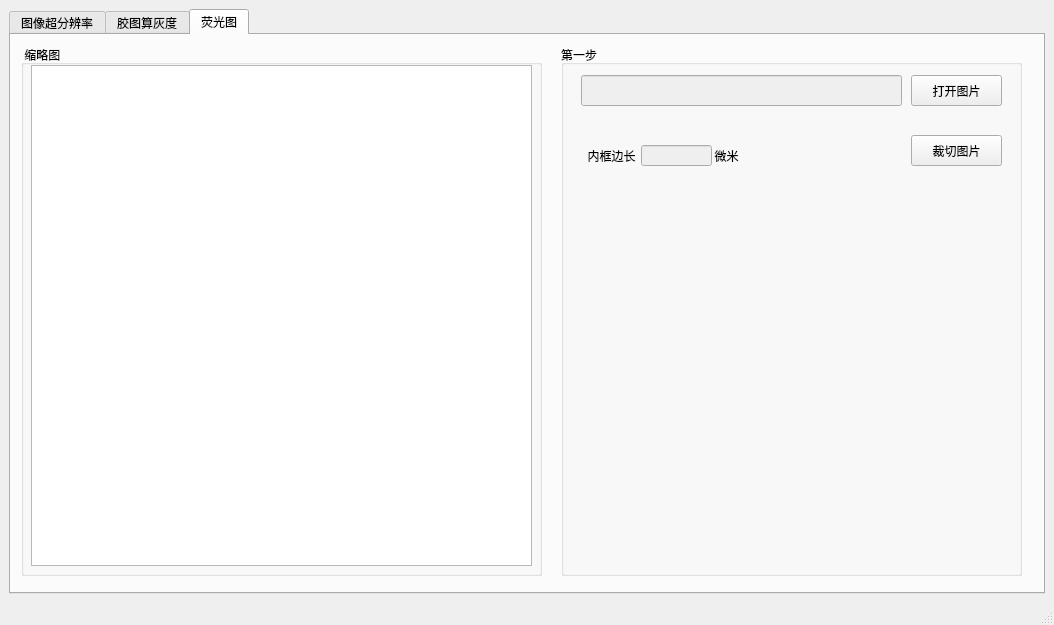
<?xml version="1.0" encoding="UTF-8"?>
<ui version="4.0">
 <class>MainWindow</class>
 <widget class="QMainWindow" name="MainWindow">
  <property name="geometry">
   <rect>
    <x>0</x>
    <y>0</y>
    <width>1054</width>
    <height>625</height>
   </rect>
  </property>
  <property name="windowTitle">
   <string>温文玉和她的父亲们</string>
  </property>
  <widget class="QWidget" name="centralwidget">
   <layout class="QGridLayout" name="gridLayout">
    <item row="0" column="1">
     <widget class="QTabWidget" name="tabWidget">
      <property name="sizePolicy">
       <sizepolicy hsizetype="Expanding" vsizetype="Expanding">
        <horstretch>0</horstretch>
        <verstretch>0</verstretch>
       </sizepolicy>
      </property>
      <property name="currentIndex">
       <number>2</number>
      </property>
      <widget class="QWidget" name="tab">
       <attribute name="title">
        <string>图像超分辨率</string>
       </attribute>
       <widget class="QGroupBox" name="groupBox">
        <property name="geometry">
         <rect>
          <x>10</x>
          <y>10</y>
          <width>521</width>
          <height>531</height>
         </rect>
        </property>
        <property name="title">
         <string> 缩略图</string>
        </property>
        <widget class="QLabel" name="label">
         <property name="geometry">
          <rect>
           <x>10</x>
           <y>20</y>
           <width>501</width>
           <height>501</height>
          </rect>
         </property>
         <property name="text">
          <string/>
         </property>
         <property name="alignment">
          <set>Qt::AlignCenter</set>
         </property>
        </widget>
       </widget>
       <widget class="QGroupBox" name="groupBox_2">
        <property name="geometry">
         <rect>
          <x>550</x>
          <y>10</y>
          <width>461</width>
          <height>131</height>
         </rect>
        </property>
        <property name="title">
         <string>第一步</string>
        </property>
        <widget class="QLineEdit" name="lineEdit">
         <property name="enabled">
          <bool>false</bool>
         </property>
         <property name="geometry">
          <rect>
           <x>20</x>
           <y>30</y>
           <width>321</width>
           <height>31</height>
          </rect>
         </property>
         <property name="readOnly">
          <bool>false</bool>
         </property>
        </widget>
        <widget class="QPushButton" name="pushButton">
         <property name="geometry">
          <rect>
           <x>350</x>
           <y>30</y>
           <width>91</width>
           <height>31</height>
          </rect>
         </property>
         <property name="text">
          <string>打开图片</string>
         </property>
        </widget>
        <widget class="QLineEdit" name="lineEdit_2">
         <property name="enabled">
          <bool>false</bool>
         </property>
         <property name="geometry">
          <rect>
           <x>80</x>
           <y>80</y>
           <width>51</width>
           <height>20</height>
          </rect>
         </property>
         <property name="readOnly">
          <bool>true</bool>
         </property>
        </widget>
        <widget class="QLabel" name="label_2">
         <property name="geometry">
          <rect>
           <x>20</x>
           <y>80</y>
           <width>61</width>
           <height>21</height>
          </rect>
         </property>
         <property name="font">
          <font>
           <pointsize>9</pointsize>
          </font>
         </property>
         <property name="text">
          <string>图像宽度</string>
         </property>
         <property name="alignment">
          <set>Qt::AlignCenter</set>
         </property>
        </widget>
        <widget class="QLabel" name="label_3">
         <property name="geometry">
          <rect>
           <x>150</x>
           <y>80</y>
           <width>61</width>
           <height>21</height>
          </rect>
         </property>
         <property name="font">
          <font>
           <pointsize>9</pointsize>
          </font>
         </property>
         <property name="text">
          <string>图像高度</string>
         </property>
         <property name="alignment">
          <set>Qt::AlignCenter</set>
         </property>
        </widget>
        <widget class="QLineEdit" name="lineEdit_3">
         <property name="enabled">
          <bool>false</bool>
         </property>
         <property name="geometry">
          <rect>
           <x>210</x>
           <y>80</y>
           <width>51</width>
           <height>20</height>
          </rect>
         </property>
         <property name="readOnly">
          <bool>true</bool>
         </property>
        </widget>
        <widget class="QLabel" name="label_4">
         <property name="geometry">
          <rect>
           <x>280</x>
           <y>80</y>
           <width>61</width>
           <height>21</height>
          </rect>
         </property>
         <property name="font">
          <font>
           <pointsize>9</pointsize>
          </font>
         </property>
         <property name="text">
          <string>理论大小</string>
         </property>
         <property name="alignment">
          <set>Qt::AlignCenter</set>
         </property>
        </widget>
        <widget class="QLineEdit" name="lineEdit_4">
         <property name="enabled">
          <bool>false</bool>
         </property>
         <property name="geometry">
          <rect>
           <x>340</x>
           <y>80</y>
           <width>81</width>
           <height>20</height>
          </rect>
         </property>
         <property name="readOnly">
          <bool>true</bool>
         </property>
        </widget>
        <widget class="QLabel" name="label_6">
         <property name="geometry">
          <rect>
           <x>420</x>
           <y>80</y>
           <width>21</width>
           <height>21</height>
          </rect>
         </property>
         <property name="font">
          <font>
           <pointsize>9</pointsize>
          </font>
         </property>
         <property name="text">
          <string>MB</string>
         </property>
         <property name="alignment">
          <set>Qt::AlignCenter</set>
         </property>
        </widget>
       </widget>
       <widget class="QGroupBox" name="groupBox_3">
        <property name="geometry">
         <rect>
          <x>550</x>
          <y>170</y>
          <width>461</width>
          <height>141</height>
         </rect>
        </property>
        <property name="title">
         <string>第二步</string>
        </property>
        <widget class="QLabel" name="label_5">
         <property name="geometry">
          <rect>
           <x>20</x>
           <y>30</y>
           <width>61</width>
           <height>31</height>
          </rect>
         </property>
         <property name="font">
          <font>
           <pointsize>9</pointsize>
          </font>
         </property>
         <property name="text">
          <string>超分倍数</string>
         </property>
         <property name="alignment">
          <set>Qt::AlignCenter</set>
         </property>
        </widget>
        <widget class="QLineEdit" name="lineEdit_5">
         <property name="geometry">
          <rect>
           <x>80</x>
           <y>30</y>
           <width>101</width>
           <height>31</height>
          </rect>
         </property>
        </widget>
        <widget class="QPushButton" name="pushButton_2">
         <property name="geometry">
          <rect>
           <x>350</x>
           <y>30</y>
           <width>91</width>
           <height>31</height>
          </rect>
         </property>
         <property name="text">
          <string>计算大小</string>
         </property>
        </widget>
        <widget class="QLabel" name="label_7">
         <property name="geometry">
          <rect>
           <x>280</x>
           <y>90</y>
           <width>61</width>
           <height>21</height>
          </rect>
         </property>
         <property name="font">
          <font>
           <pointsize>9</pointsize>
          </font>
         </property>
         <property name="text">
          <string>理论大小</string>
         </property>
         <property name="alignment">
          <set>Qt::AlignCenter</set>
         </property>
        </widget>
        <widget class="QLineEdit" name="lineEdit_6">
         <property name="enabled">
          <bool>false</bool>
         </property>
         <property name="geometry">
          <rect>
           <x>80</x>
           <y>90</y>
           <width>51</width>
           <height>20</height>
          </rect>
         </property>
         <property name="readOnly">
          <bool>true</bool>
         </property>
        </widget>
        <widget class="QLineEdit" name="lineEdit_7">
         <property name="enabled">
          <bool>false</bool>
         </property>
         <property name="geometry">
          <rect>
           <x>210</x>
           <y>90</y>
           <width>51</width>
           <height>20</height>
          </rect>
         </property>
         <property name="readOnly">
          <bool>true</bool>
         </property>
        </widget>
        <widget class="QLabel" name="label_8">
         <property name="geometry">
          <rect>
           <x>420</x>
           <y>90</y>
           <width>21</width>
           <height>21</height>
          </rect>
         </property>
         <property name="font">
          <font>
           <pointsize>9</pointsize>
          </font>
         </property>
         <property name="text">
          <string>MB</string>
         </property>
         <property name="alignment">
          <set>Qt::AlignCenter</set>
         </property>
        </widget>
        <widget class="QLabel" name="label_9">
         <property name="geometry">
          <rect>
           <x>20</x>
           <y>90</y>
           <width>61</width>
           <height>21</height>
          </rect>
         </property>
         <property name="font">
          <font>
           <pointsize>9</pointsize>
          </font>
         </property>
         <property name="text">
          <string>图像宽度</string>
         </property>
         <property name="alignment">
          <set>Qt::AlignCenter</set>
         </property>
        </widget>
        <widget class="QLineEdit" name="lineEdit_8">
         <property name="enabled">
          <bool>false</bool>
         </property>
         <property name="geometry">
          <rect>
           <x>340</x>
           <y>90</y>
           <width>81</width>
           <height>20</height>
          </rect>
         </property>
         <property name="readOnly">
          <bool>true</bool>
         </property>
        </widget>
        <widget class="QLabel" name="label_10">
         <property name="geometry">
          <rect>
           <x>150</x>
           <y>90</y>
           <width>61</width>
           <height>21</height>
          </rect>
         </property>
         <property name="font">
          <font>
           <pointsize>9</pointsize>
          </font>
         </property>
         <property name="text">
          <string>图像高度</string>
         </property>
         <property name="alignment">
          <set>Qt::AlignCenter</set>
         </property>
        </widget>
        <widget class="QLabel" name="label_11">
         <property name="geometry">
          <rect>
           <x>180</x>
           <y>30</y>
           <width>161</width>
           <height>31</height>
          </rect>
         </property>
         <property name="font">
          <font>
           <pointsize>9</pointsize>
          </font>
         </property>
         <property name="text">
          <string>建议输入范围在(0, 5]中</string>
         </property>
         <property name="alignment">
          <set>Qt::AlignCenter</set>
         </property>
        </widget>
       </widget>
       <widget class="QGroupBox" name="groupBox_4">
        <property name="geometry">
         <rect>
          <x>550</x>
          <y>339</y>
          <width>461</width>
          <height>131</height>
         </rect>
        </property>
        <property name="title">
         <string>第三步</string>
        </property>
        <widget class="QPushButton" name="pushButton_3">
         <property name="geometry">
          <rect>
           <x>180</x>
           <y>50</y>
           <width>91</width>
           <height>31</height>
          </rect>
         </property>
         <property name="text">
          <string>保存图片</string>
         </property>
        </widget>
       </widget>
      </widget>
      <widget class="QWidget" name="tab_2">
       <attribute name="title">
        <string>胶图算灰度</string>
       </attribute>
       <widget class="QGroupBox" name="groupBox_5">
        <property name="geometry">
         <rect>
          <x>550</x>
          <y>10</y>
          <width>461</width>
          <height>121</height>
         </rect>
        </property>
        <property name="title">
         <string>第一步</string>
        </property>
        <widget class="QLineEdit" name="lineEdit_9">
         <property name="enabled">
          <bool>false</bool>
         </property>
         <property name="geometry">
          <rect>
           <x>20</x>
           <y>30</y>
           <width>321</width>
           <height>31</height>
          </rect>
         </property>
         <property name="readOnly">
          <bool>false</bool>
         </property>
        </widget>
        <widget class="QPushButton" name="pushButton_4">
         <property name="geometry">
          <rect>
           <x>350</x>
           <y>30</y>
           <width>91</width>
           <height>31</height>
          </rect>
         </property>
         <property name="text">
          <string>打开图片</string>
         </property>
        </widget>
        <widget class="QLineEdit" name="lineEdit_10">
         <property name="enabled">
          <bool>false</bool>
         </property>
         <property name="geometry">
          <rect>
           <x>80</x>
           <y>80</y>
           <width>51</width>
           <height>20</height>
          </rect>
         </property>
         <property name="readOnly">
          <bool>true</bool>
         </property>
        </widget>
        <widget class="QLabel" name="label_12">
         <property name="geometry">
          <rect>
           <x>20</x>
           <y>80</y>
           <width>61</width>
           <height>21</height>
          </rect>
         </property>
         <property name="font">
          <font>
           <pointsize>9</pointsize>
          </font>
         </property>
         <property name="text">
          <string>图像宽度</string>
         </property>
         <property name="alignment">
          <set>Qt::AlignCenter</set>
         </property>
        </widget>
        <widget class="QLabel" name="label_13">
         <property name="geometry">
          <rect>
           <x>150</x>
           <y>80</y>
           <width>61</width>
           <height>21</height>
          </rect>
         </property>
         <property name="font">
          <font>
           <pointsize>9</pointsize>
          </font>
         </property>
         <property name="text">
          <string>图像高度</string>
         </property>
         <property name="alignment">
          <set>Qt::AlignCenter</set>
         </property>
        </widget>
        <widget class="QLineEdit" name="lineEdit_11">
         <property name="enabled">
          <bool>false</bool>
         </property>
         <property name="geometry">
          <rect>
           <x>210</x>
           <y>80</y>
           <width>51</width>
           <height>20</height>
          </rect>
         </property>
         <property name="readOnly">
          <bool>true</bool>
         </property>
        </widget>
       </widget>
       <widget class="QGroupBox" name="groupBox_6">
        <property name="geometry">
         <rect>
          <x>10</x>
          <y>10</y>
          <width>521</width>
          <height>531</height>
         </rect>
        </property>
        <property name="title">
         <string> 缩略图</string>
        </property>
        <widget class="MyView" name="graphicsView">
         <property name="geometry">
          <rect>
           <x>10</x>
           <y>20</y>
           <width>501</width>
           <height>501</height>
          </rect>
         </property>
         <property name="verticalScrollBarPolicy">
          <enum>Qt::ScrollBarAlwaysOff</enum>
         </property>
         <property name="horizontalScrollBarPolicy">
          <enum>Qt::ScrollBarAlwaysOff</enum>
         </property>
         <property name="transformationAnchor">
          <enum>QGraphicsView::AnchorUnderMouse</enum>
         </property>
         <property name="resizeAnchor">
          <enum>QGraphicsView::AnchorUnderMouse</enum>
         </property>
        </widget>
       </widget>
       <widget class="QGroupBox" name="groupBox_7">
        <property name="enabled">
         <bool>true</bool>
        </property>
        <property name="geometry">
         <rect>
          <x>550</x>
          <y>150</y>
          <width>461</width>
          <height>391</height>
         </rect>
        </property>
        <property name="title">
         <string>第二步</string>
        </property>
        <widget class="QTableWidget" name="tableWidget">
         <property name="enabled">
          <bool>true</bool>
         </property>
         <property name="geometry">
          <rect>
           <x>20</x>
           <y>30</y>
           <width>301</width>
           <height>331</height>
          </rect>
         </property>
         <property name="editTriggers">
          <set>QAbstractItemView::NoEditTriggers</set>
         </property>
         <property name="showGrid">
          <bool>true</bool>
         </property>
         <property name="rowCount">
          <number>12</number>
         </property>
         <property name="columnCount">
          <number>6</number>
         </property>
         <attribute name="horizontalHeaderDefaultSectionSize">
          <number>75</number>
         </attribute>
         <row/>
         <row/>
         <row/>
         <row/>
         <row/>
         <row/>
         <row/>
         <row/>
         <row/>
         <row/>
         <row/>
         <row/>
         <column/>
         <column/>
         <column/>
         <column/>
         <column/>
         <column/>
        </widget>
        <widget class="QPushButton" name="pushButton_5">
         <property name="geometry">
          <rect>
           <x>350</x>
           <y>230</y>
           <width>91</width>
           <height>31</height>
          </rect>
         </property>
         <property name="text">
          <string/>
         </property>
        </widget>
        <widget class="QPushButton" name="pushButton_6">
         <property name="geometry">
          <rect>
           <x>350</x>
           <y>80</y>
           <width>91</width>
           <height>31</height>
          </rect>
         </property>
         <property name="text">
          <string>确认区域</string>
         </property>
        </widget>
        <widget class="QPushButton" name="pushButton_7">
         <property name="geometry">
          <rect>
           <x>350</x>
           <y>130</y>
           <width>91</width>
           <height>31</height>
          </rect>
         </property>
         <property name="text">
          <string>取消框选</string>
         </property>
        </widget>
        <widget class="QPushButton" name="pushButton_8">
         <property name="geometry">
          <rect>
           <x>350</x>
           <y>180</y>
           <width>91</width>
           <height>31</height>
          </rect>
         </property>
         <property name="text">
          <string>看灰度图</string>
         </property>
        </widget>
       </widget>
      </widget>
      <widget class="QWidget" name="tab_3">
       <attribute name="title">
        <string>荧光图</string>
       </attribute>
       <widget class="QGroupBox" name="groupBox_9">
        <property name="geometry">
         <rect>
          <x>10</x>
          <y>10</y>
          <width>521</width>
          <height>531</height>
         </rect>
        </property>
        <property name="title">
         <string> 缩略图</string>
        </property>
        <widget class="MyView2" name="graphicsView_2">
         <property name="geometry">
          <rect>
           <x>10</x>
           <y>20</y>
           <width>501</width>
           <height>501</height>
          </rect>
         </property>
         <property name="verticalScrollBarPolicy">
          <enum>Qt::ScrollBarAlwaysOff</enum>
         </property>
         <property name="horizontalScrollBarPolicy">
          <enum>Qt::ScrollBarAlwaysOff</enum>
         </property>
         <property name="backgroundBrush">
          <brush brushstyle="NoBrush">
           <color alpha="100">
            <red>0</red>
            <green>0</green>
            <blue>0</blue>
           </color>
          </brush>
         </property>
         <property name="transformationAnchor">
          <enum>QGraphicsView::AnchorViewCenter</enum>
         </property>
         <property name="resizeAnchor">
          <enum>QGraphicsView::AnchorViewCenter</enum>
         </property>
        </widget>
       </widget>
       <widget class="QGroupBox" name="groupBox_10">
        <property name="geometry">
         <rect>
          <x>550</x>
          <y>10</y>
          <width>461</width>
          <height>531</height>
         </rect>
        </property>
        <property name="title">
         <string>第一步</string>
        </property>
        <widget class="QLineEdit" name="lineEdit_13">
         <property name="enabled">
          <bool>false</bool>
         </property>
         <property name="geometry">
          <rect>
           <x>20</x>
           <y>30</y>
           <width>321</width>
           <height>31</height>
          </rect>
         </property>
         <property name="readOnly">
          <bool>false</bool>
         </property>
        </widget>
        <widget class="QPushButton" name="pushButton_13">
         <property name="geometry">
          <rect>
           <x>350</x>
           <y>30</y>
           <width>91</width>
           <height>31</height>
          </rect>
         </property>
         <property name="text">
          <string>打开图片</string>
         </property>
        </widget>
        <widget class="QPushButton" name="pushButton_9">
         <property name="geometry">
          <rect>
           <x>350</x>
           <y>90</y>
           <width>91</width>
           <height>31</height>
          </rect>
         </property>
         <property name="text">
          <string>裁切图片</string>
         </property>
        </widget>
        <widget class="QLineEdit" name="lineEdit_14">
         <property name="enabled">
          <bool>false</bool>
         </property>
         <property name="geometry">
          <rect>
           <x>80</x>
           <y>100</y>
           <width>71</width>
           <height>21</height>
          </rect>
         </property>
         <property name="readOnly">
          <bool>false</bool>
         </property>
        </widget>
        <widget class="QLabel" name="label_14">
         <property name="geometry">
          <rect>
           <x>20</x>
           <y>100</y>
           <width>61</width>
           <height>21</height>
          </rect>
         </property>
         <property name="font">
          <font>
           <pointsize>9</pointsize>
          </font>
         </property>
         <property name="text">
          <string>内框边长</string>
         </property>
         <property name="alignment">
          <set>Qt::AlignCenter</set>
         </property>
        </widget>
        <widget class="QLabel" name="label_15">
         <property name="geometry">
          <rect>
           <x>150</x>
           <y>100</y>
           <width>31</width>
           <height>21</height>
          </rect>
         </property>
         <property name="font">
          <font>
           <pointsize>9</pointsize>
          </font>
         </property>
         <property name="text">
          <string>微米</string>
         </property>
         <property name="alignment">
          <set>Qt::AlignCenter</set>
         </property>
        </widget>
       </widget>
      </widget>
     </widget>
    </item>
   </layout>
  </widget>
  <widget class="QStatusBar" name="statusbar"/>
 </widget>
 <customwidgets>
  <customwidget>
   <class>MyView</class>
   <extends>QGraphicsView</extends>
   <header location="global">myview.h</header>
  </customwidget>
  <customwidget>
   <class>MyView2</class>
   <extends>QGraphicsView</extends>
   <header location="global">myview2.h</header>
  </customwidget>
 </customwidgets>
 <resources/>
 <connections/>
</ui>
